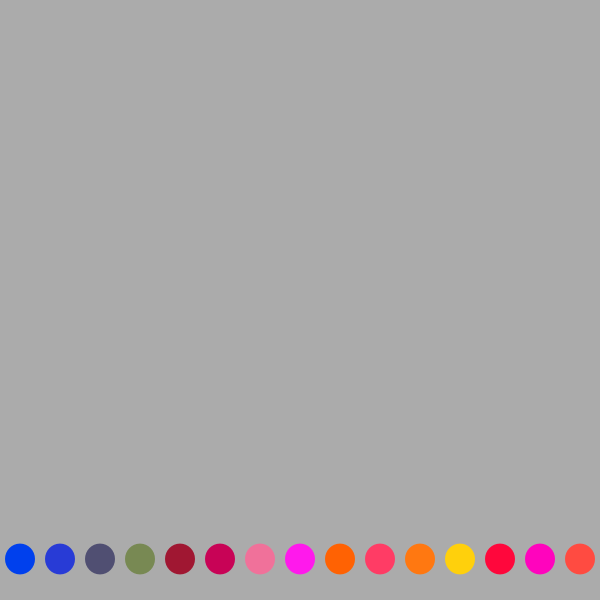
Frame 1 (no input)
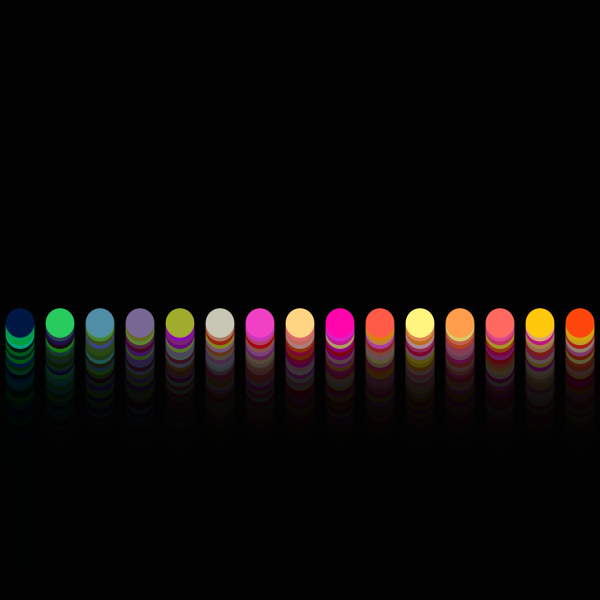
Frame 60 (the mouse pressed at the canvas centre just before this capture)
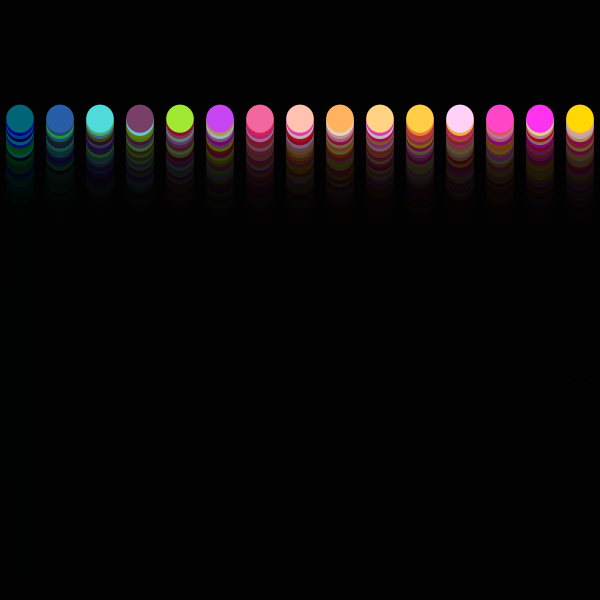
Frame 120 (the mouse held since frame 60 and released just before this capture)

The Processing sketch that drew these frames (run headless with seeded random() and noise(); from frame 60 on, the mouse is pressed at the canvas centre):

// Processing sketch: processing_165202
// ── processing_165202.pde

float y = 559.0;
float radius = 15.0;
 float velocity = 4.3;
float gravity = -0.99;
float acceleration=.98;
void setup() {
  size(600, 600);
  smooth();
  noStroke();
  ellipseMode(RADIUS);
}

void draw() {
  fill(0, random(25,50));
  rect(0, 0, width, height);

  for(int i=0; i<600; i+=40){
    fill((i),random(250),random(250));
  ellipse((20 +i),y,(radius),radius+velocity/10);}
  velocity += acceleration+ gravity;
  y -= velocity;
  radius += gravity+ acceleration;
  if (y < 0) {
    y = 559;}
  

 if(y>600){
  velocity=9;
  radius=15;
   
 }
}
